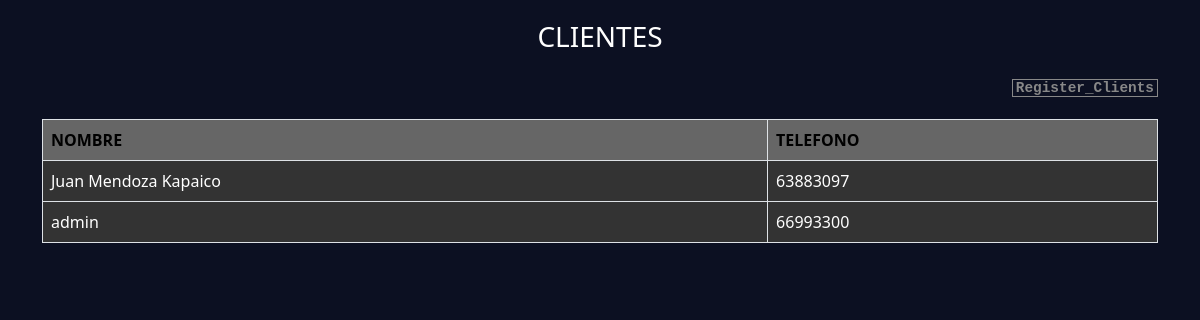
The page /clients/ on the database as committed earlier.
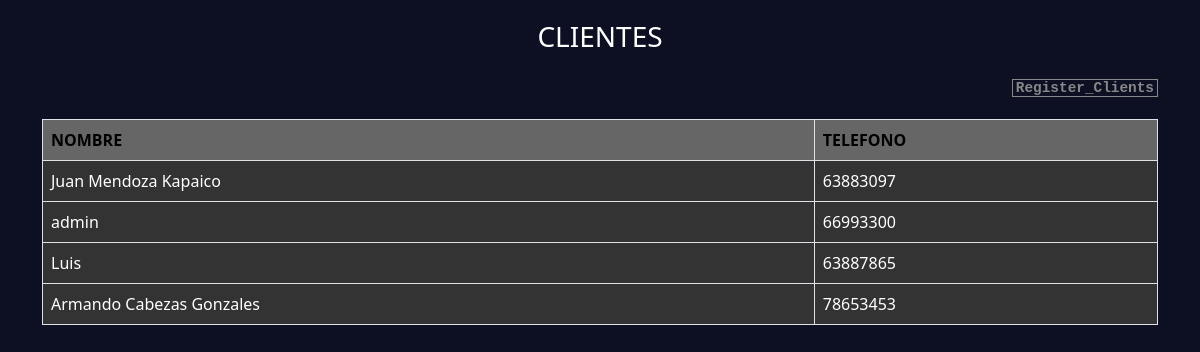
The same page on the database as committed later.
### clientes/models.py (models this page shows, shortened)
class Cliente(models.Model):
    nombre = models.CharField(max_length=100)
    telefono = models.CharField(max_length=15)

### clientes/views.py (the view)
# urls.py: path('clients/', views.clients, name='clients'),
@never_cache
def clients(request):
    clientes = Cliente.objects.all()
    return render(request, 'clients.html', {'clients': clientes})

### clientes/templates/clients.html (shortened to what this page needs)
{% extends "home/base.html" %}
{% load static %}
{% block head %}
    <link rel="stylesheet" href="{% static 'css/clients.css' %}">
{% endblock %}
{% block content %}
    <div class="container">
        <h3 class="titulo">CLIENTES</h3>
        <div class="enlace text-end"><a href="{% url 'register_clients' %}">Register_Clients</a></div>
        <div class="box_table">
            <table class="table table-bordered">
                <thead>
                    <tr>
                        <th class="fw-bold">NOMBRE</th>
                        <th class="fw-bold">TELEFONO</th>
                    </tr>
                </thead>
                <tbody>
                    {% for cliente in clients %}
                    <tr class="">
                        <td class="">{{ cliente.nombre }}</td>
                        <td>{{ cliente.telefono }}</td>
                    </tr>
                    {% endfor %}
                </tbody>
            </table>
        </div>
    </div>
{% endblock %}

Rows that differ between the two databases and show on the page:
added Cliente: nombre "Luis", telefono "63887865"
added Cliente: nombre "Armando Cabezas Gonzales", telefono "78653453"
